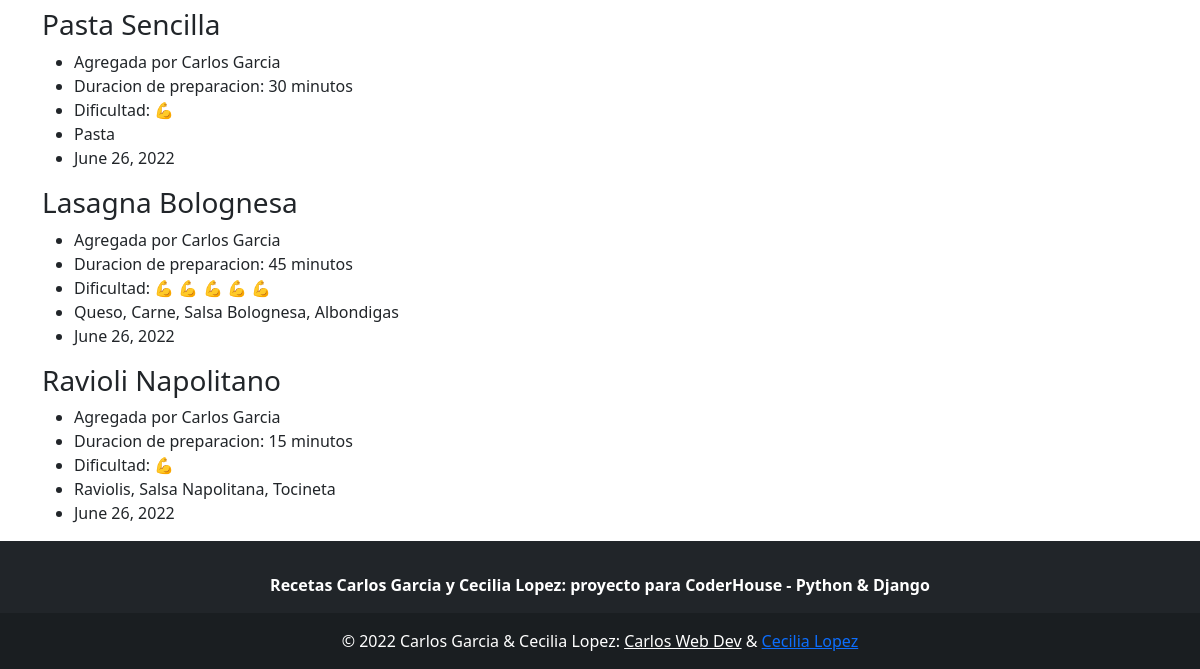
Before: /recetas-italiana/ (lower part) with the older database file.
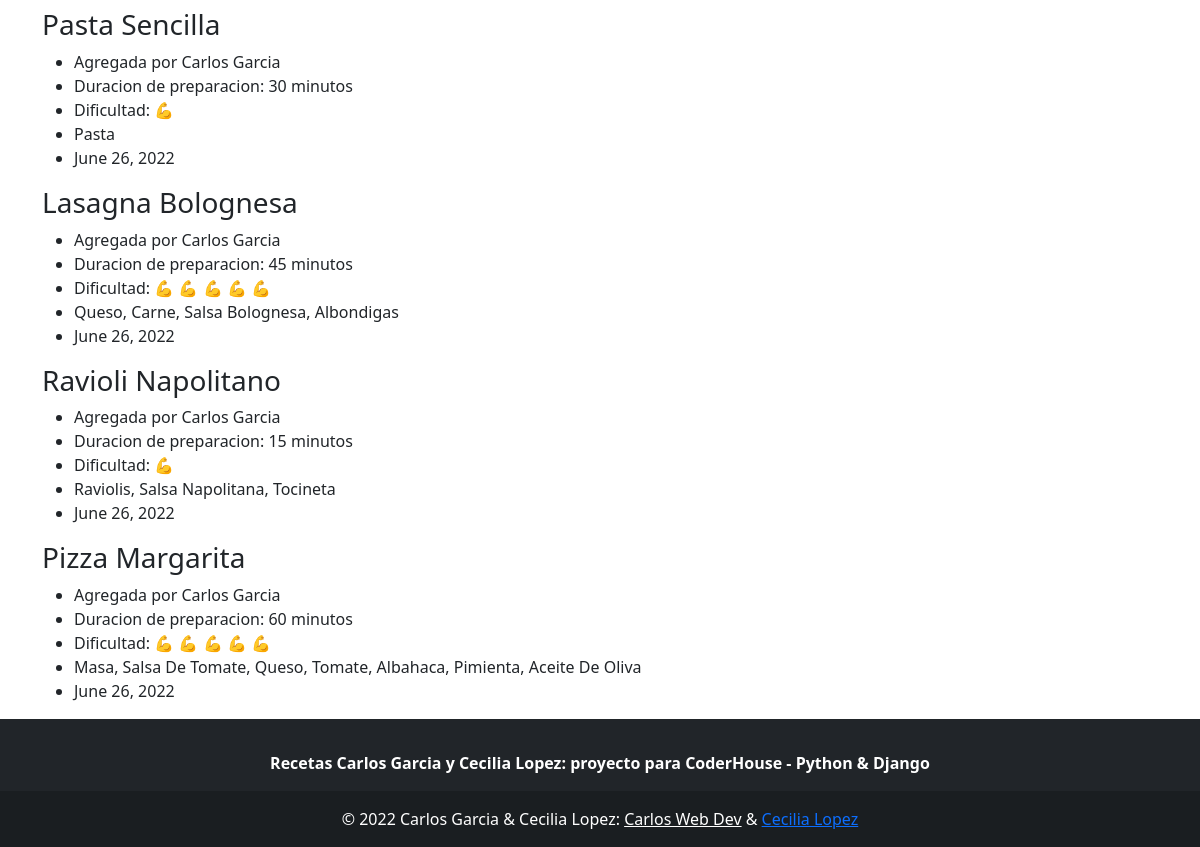
After: the same page with the newer database file.
### my_app/models.py (models this page shows, shortened)
class RecetasItalianas(models.Model):
    nombre_plato = models.CharField(max_length=30, unique=True, null=False)
    tiempo_cocina = models.IntegerField(unique=False, null=False, validators=[MinValueValidator(15), MaxValueValidator(60)])
    ingredientes = models.CharField(max_length=100 ,unique=False, null=False)
    autor = models.CharField(max_length=30, unique=False, null=False)
    dificultad = models.IntegerField(unique=False, null=False, validators=[MinValueValidator(1), MaxValueValidator(5)])
    fecha_agregada = models.DateField(unique=False, null=False)

### my_app/views.py (the view)
# urls.py: path('recetas-italiana/', views.italiana, name='italiana'),
def italiana(request):
    recetas_italianas = models.RecetasItalianas.objects.all()
    if request.method == 'POST':
        if request.POST.get('nombre_receta'):
            busqueda = request.POST['nombre_receta']
            forms = RecetaItalianaForm()
            recetas = models.RecetasItalianas.objects.filter(nombre_plato__contains=busqueda)
            resultados = len(recetas)
            return render(request, f'{path_template}{templates_my_app[1]}', context={'forms': forms, 'busqueda': recetas, 'resultado':resultados, 'receta_buscada': busqueda, 'italianas': recetas_italianas})
        else:
            forms = RecetaItalianaForm(request.POST)
            if forms.is_valid():
                forms.save()
                return redirect(reverse('my_app:home'))
    else:
        forms = RecetaItalianaForm()
    return render(request, f'{path_template}{templates_my_app[1]}', context={'forms': forms, 'italianas': recetas_italianas})

### my_app/templates/my_app/italiana.html (shortened to what this page needs)
{% extends 'my_app/base.html' %}
{% block content %}
<br>
{% if resultado > 0 %}
<h3> Has buscado {{receta_buscada}}</h3>
    {% for resultado in busqueda %}
    <div class="container">
        <h3>{{resultado.nombre_plato}}</h3>
        <ul>
                <li>Agregada por {{resultado.autor}}</li>
                <li>Duracion de preparacion: {{ resultado.tiempo_cocina }} minutos</li>
            <li>Dificultad: {% if resultado.dificultad == 1 %}
                💪
                {% elif resultado.dificultad == 2 %}
                💪 💪
                {% elif resultado.dificultad == 3 %}
                💪 💪 💪
                {% elif resultado.dificultad == 4 %}
                💪 💪 💪 💪
                {% elif resultado.dificultad == 5 %}
                💪 💪 💪 💪 💪
                {% endif %}
            </li>
            <li>{{resultado.ingredientes|title}}</li>
            <li>{{resultado.fecha_agregada}}</li></div> <br>
    {% endfor %}
{% elif resultado == 0 %}
<div class="container">
<h3> Has buscado {{receta_buscada}}</h3>
<p> No existen recetas por {{receta_buscada}}</p>
</div>
{% else %}
<div class="container">
{% for receta in italianas %}
<h3>{{receta.nombre_plato}}</h3>
<ul>
    <li>Agregada por {{receta.autor}}</li>
    <li>Duracion de preparacion: {{ receta.tiempo_cocina }} minutos</li>
    <li>Dificultad: {% if receta.dificultad == 1 %}
        💪
        {% elif receta.dificultad == 2 %}
        💪 💪
        {% elif receta.dificultad == 3 %}
        💪 💪 💪
        {% elif receta.dificultad == 4 %}
        💪 💪 💪 💪
        {% elif receta.dificultad == 5 %}
        💪 💪 💪 💪 💪
        {% endif %}
    </li>
    <li>{{receta.ingredientes|title}}</li>
    <li>{{receta.fecha_agregada}}</li>
</ul>
{% endfor %}
</div>
{% endif %}
{% endblock %}

Changed rows visible on the page:
added RecetasItalianas: nombre_plato "Pizza Margarita", autor "Carlos Garcia", tiempo_cocina "60", ingredientes "Masa, Salsa De Tomate, Queso, Tomate, Albahaca, Pimienta, Aceite De Oliva", fecha_agregada "June 26, 2022"
